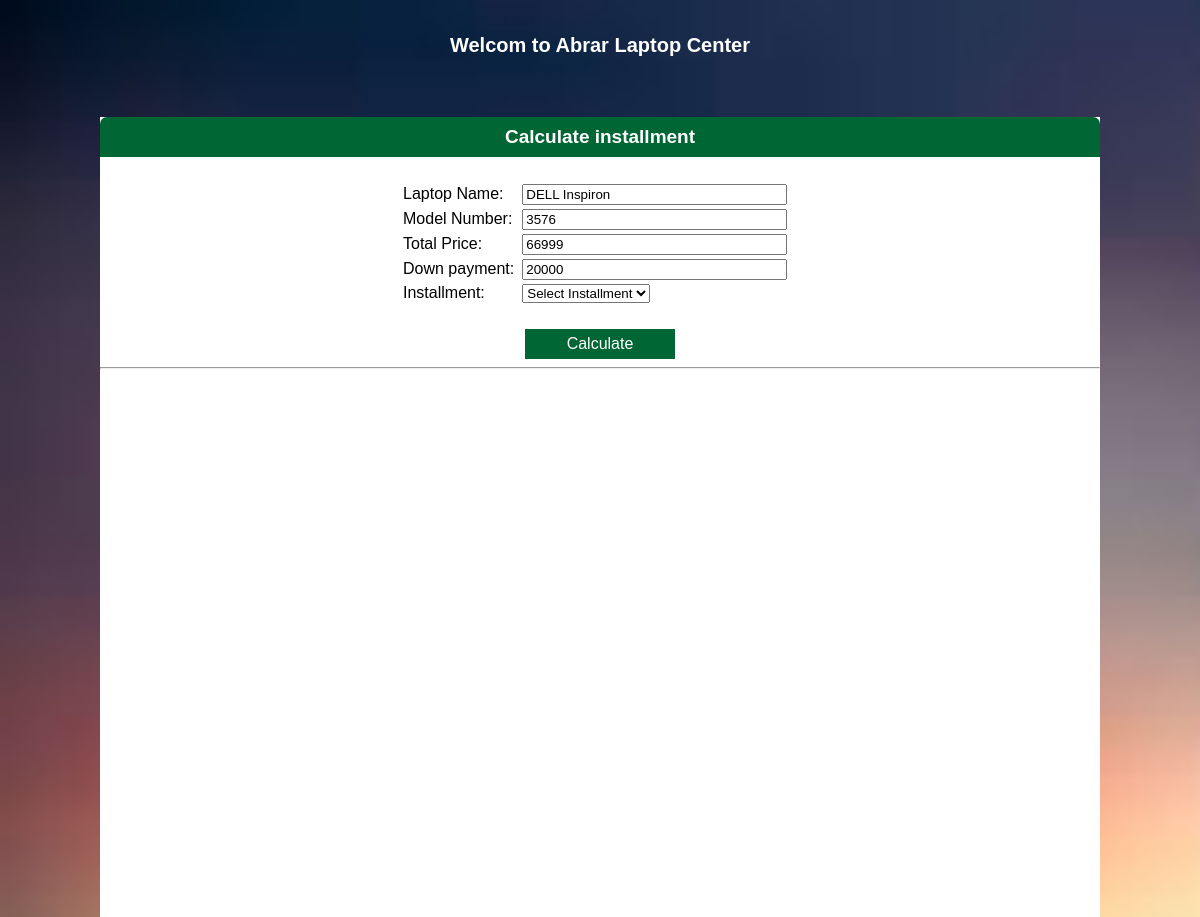
Screenshot of /Home.php?mlink=calculate.php&modno=3576 (signed in) with the database file from the repository.
### tables this page shows
CREATE TABLE IF NOT EXISTS `laptop_information` (
  `Laptop_name` varchar(50) NOT NULL,
  `Model_number` int(11) NOT NULL,
  `Total_amount` int(11) NOT NULL,
  `Down_payment` int(11) NOT NULL,
  `Image` varchar(50) NOT NULL,
  PRIMARY KEY (`Model_number`)
);

### include/functions.php (called while the page is built, shortened)
<?php
function run_query($qry)
{
	$con = Connect();
	$rs = mysqli_query($con,$qry);
	$data = array();
	while($row = mysqli_fetch_assoc($rs))
	{
		$data[] = $row;
	}
	return $data;
}
function get_a_laptop($model)
{
	$query = "SELECT * FROM laptop_information where Model_number=".$model;
	$records = run_query($query);
	return $records;
}
?>

### pages/calculate.php (the view, shortened to what this page needs)
<?php
if(isset($_GET['modno']))
{
	$ModelNo = $_GET['modno'];
	$mod = get_a_laptop($ModelNo);
	}
?>
<div class="welcomeBar"> Calculate installment</div><br><br>
<center>
<table width="40%">
<form action="home.php?mlink=final.php" method="post">
<tr>
<td>Laptop Name:</td>
<td><input type="text" name="txtname" size="30" readonly value="<?php echo $mod[0]['Laptop_name'];?>"><br></td>
</tr>
<tr>
<td>Model Number: </td>
<td><input type="text" name="txtmodel" size="30" readonly value="<?php  echo $mod[0]['Model_number'];?>"><br></td>
</tr>
<tr>
<td>Total Price:</td>
<td><input type="text" name="txtprice" size="30"  readonly value="<?php  echo $mod[0]['Total_amount'];?>"><br></td>
</tr>
<tr>
<td>Down payment:</td>
<td><input type="text" name="txtdown" size="30" readonly value="<?php  echo $mod[0]['Down_payment'];?>"><br></td>
</tr>
<tr>
<td> Installment:</td>
<td><select name="txtins">
<option disabled selected> Select Installment</option>
<option value="18"> 18 months</option></select></h3></td></tr>
<tr>
<td>&nbsp;</td>
</tr>
<tr>
<td colspan="3" align="center"> <input type="submit" name="btncalculate" class="calbtn"  value="Calculate"></td>
</tr>
 </form>
 </table>
 <hr>
  <br><br><br><br><br><br>
 </center>

### css/style.css (style rules this page uses)
body { background:url(../images/bgimage.jpg) no-repeat; background-size:2050px,2050px; padding:0; font-family:Arial, Helvetica, sans-serif; font-size:11px; margin:0px auto auto auto; }
.welcomeBar { background-color: #063; font-size:19px; color: #FFF; text-align:center; font-weight:bold; line-height:40px; border-top-left-radius:7px; border-top-right-radius:7px; }
.calbtn { background-color:#006633; width:150px; height:30px; border: none; color: white; text-align: center; text-decoration: none; display: inline-block; font-size: 16px; cursor: pointer; }

### rows the page displays
laptop_information: txtname "DELL Inspiron", txtmodel "3576", txtprice "66999", txtdown "20000"
